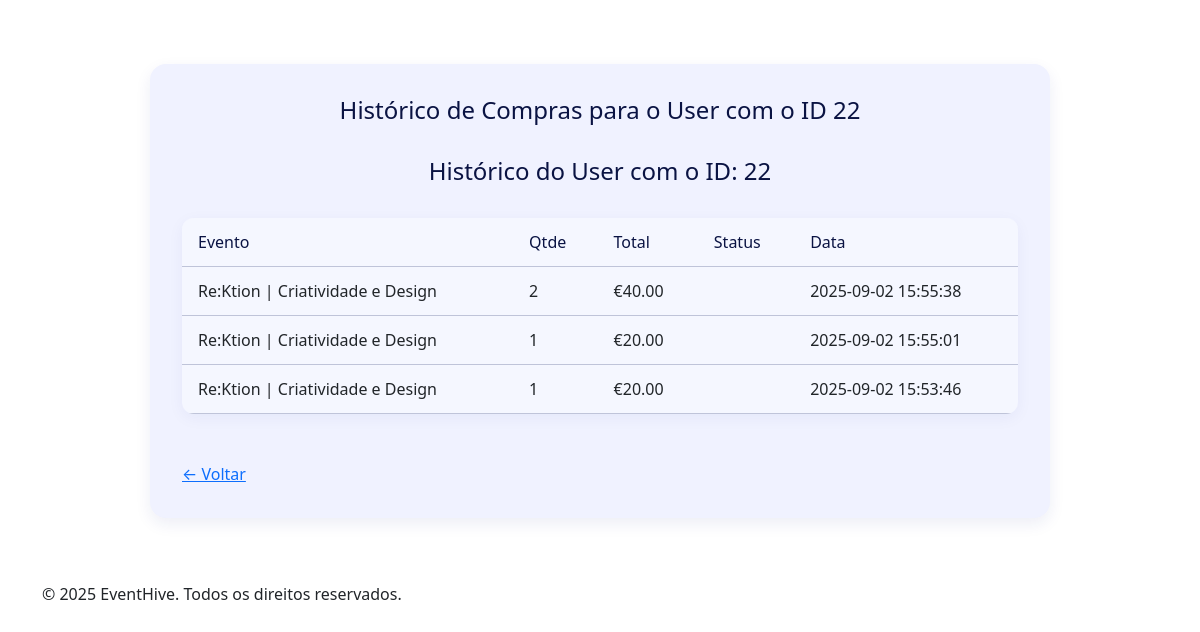
The app's page /purchase_history.php?id=22 (signed in) with its own data.
### tables this page shows
CREATE TABLE `purchases` (
  `id` int(11) NOT NULL,
  `user_id` int(11) NOT NULL,
  `event_id` int(11) NOT NULL,
  `quantity` int(11) NOT NULL,
  `total_price` decimal(10,2) NOT NULL,
  `purchase_date` timestamp NOT NULL DEFAULT current_timestamp(),
  `status` enum('pending','completed','cancelled') DEFAULT 'pending'
);

CREATE TABLE `events` (
  `id` int(11) NOT NULL,
  `title` varchar(255) NOT NULL,
  `description` text DEFAULT NULL,
  `image_url` varchar(255) DEFAULT NULL,
  `event_date` date NOT NULL,
  `event_time` time NOT NULL,
  `location` varchar(255) DEFAULT NULL,
  `ticket_price` decimal(10,2) NOT NULL,
  `available_tickets` int(11) NOT NULL,
  `created_at` timestamp NOT NULL DEFAULT current_timestamp()
);

### purchase_history.php (the view, shortened to what this page needs)
<?php
require_once "dbconnection.php";
$id = $_GET['id'] ?? null;
$stmt = $pdo->prepare("
  SELECT p.*, e.title
  FROM purchases p
  JOIN events e ON p.event_id = e.id
  WHERE p.user_id = ?
  ORDER BY p.purchase_date DESC
");
$stmt->execute([$id]);
$purchases = $stmt->fetchAll();
?>
<!DOCTYPE html>
<html lang="pt-PT">
<head>
    <link rel="stylesheet" href="./Styles/style.css">
    <link rel="stylesheet" href="https://cdnjs.cloudflare.com/ajax/libs/remixicon/4.6.0/remixicon.css" />
    <link href="https://cdn.jsdelivr.net/npm/bootstrap@5.3.7/dist/css/bootstrap.min.css" rel="stylesheet">
</head>
<body>
    <div class="history-panel">
        <h2>Histórico de Compras para o User com o ID  <?php echo $id; ?></h2>
        <h2>Histórico do User com o ID: <?php echo $id; ?></h2>
            <table>
              <tr>
                <th>Evento</th>
                <th>Qtde</th>
                <th>Total</th>
                <th>Status</th>
                <th>Data</th>
              </tr>
              <?php foreach ($purchases as $p): ?>
              <tr>
                  <td><?php echo $p['title']; ?></td>
                  <td><?php echo $p['quantity']; ?></td>
                  <td>€<?php echo $p['total_price']; ?></td>
                  <td><?php echo ucfirst($p['status']); ?></td>
                  <td><?php echo $p['purchase_date']; ?></td>
              </tr>
              <?php endforeach; ?>
            </table>
            <a href="admin.php">← Voltar</a>
    </div>
    <footer class="footer">
      <div class="container">
        <p>&copy; 2025 EventHive. Todos os direitos reservados.</p>
      </div>
    </footer>
</body>
</html>

### Styles/style.css (style rules this page uses)
:root { --header-height: 3.5rem; --first-color: hsl(230, 75%, 56%); --title-color: hsl(230, 75%, 15%); --text-color: hsl(230, 12%, 40%); --body-color: hsl(230, 100%, 98%); --container-color: hsl(230, 100%, 97%); --border-color: hsl(230, 25%, 80%); --body-font: "Syne", sans-serif; --h2-font-size: 1.25rem; --normal-font-size: 0.938rem; --font-regular: 400; --font-medium: 500; --font-semi-bold: 600; --z-fixed: 100; --z-modal: 1000; }
@media screen and (min-width: 1023px) { :root { --h2-font-size: 1.5rem; --normal-font-size: 1rem; } }
* { box-sizing: border-box; padding: 0; margin: 0; }
html { scroll-behavior: smooth; }
body, input, button { font-family: var(--body-font); color: var(--text-color); }
a { text-decoration: none; }
.container { max-width: 1120px; margin-inline: 1.5rem; }
@media screen and (min-width: 1150px) { .container { margin-inline: auto; } }
table { width: 100%; border-collapse: collapse; margin-bottom: 3rem; box-shadow: 0 4px 16px hsla(230, 75%, 32%, 0.05); background-color: var(--body-color); border-radius: 0.75rem; overflow: hidden; }
th, td { padding: 0.75rem 1rem; font-size: var(--normal-font-size); text-align: left; border-bottom: 1px solid var(--border-color); }
.history-panel { margin: 4rem auto; max-width: 900px; background-color: var(--container-color); padding: 2rem; border-radius: 1rem; box-shadow: 0 6px 16px hsla(230, 75%, 32%, 0.08); }
.history-panel h2 { text-align: center; margin-bottom: 2rem; font-size: var(--h2-font-size); color: var(--title-color); }
.history-panel table { width: 100%; border-collapse: collapse; }
.history-panel th, .history-panel td { padding: 0.75rem 1rem; border-bottom: 1px solid var(--border-color); font-size: var(--normal-font-size); }
.history-panel th { background-color: var(--body-color); font-weight: var(--font-medium); color: var(--title-color); }

### records on screen
purchases: event.title "Re:Ktion | Criatividade e Design", quantity "2", total_price "40.00", purchase_date "2025-09-02 15:55:38"
purchases: event.title "Re:Ktion | Criatividade e Design", quantity "1", total_price "20.00", purchase_date "2025-09-02 15:55:01"
purchases: event.title "Re:Ktion | Criatividade e Design", quantity "1", total_price "20.00", purchase_date "2025-09-02 15:53:46"

### other values on screen
$id "22"
